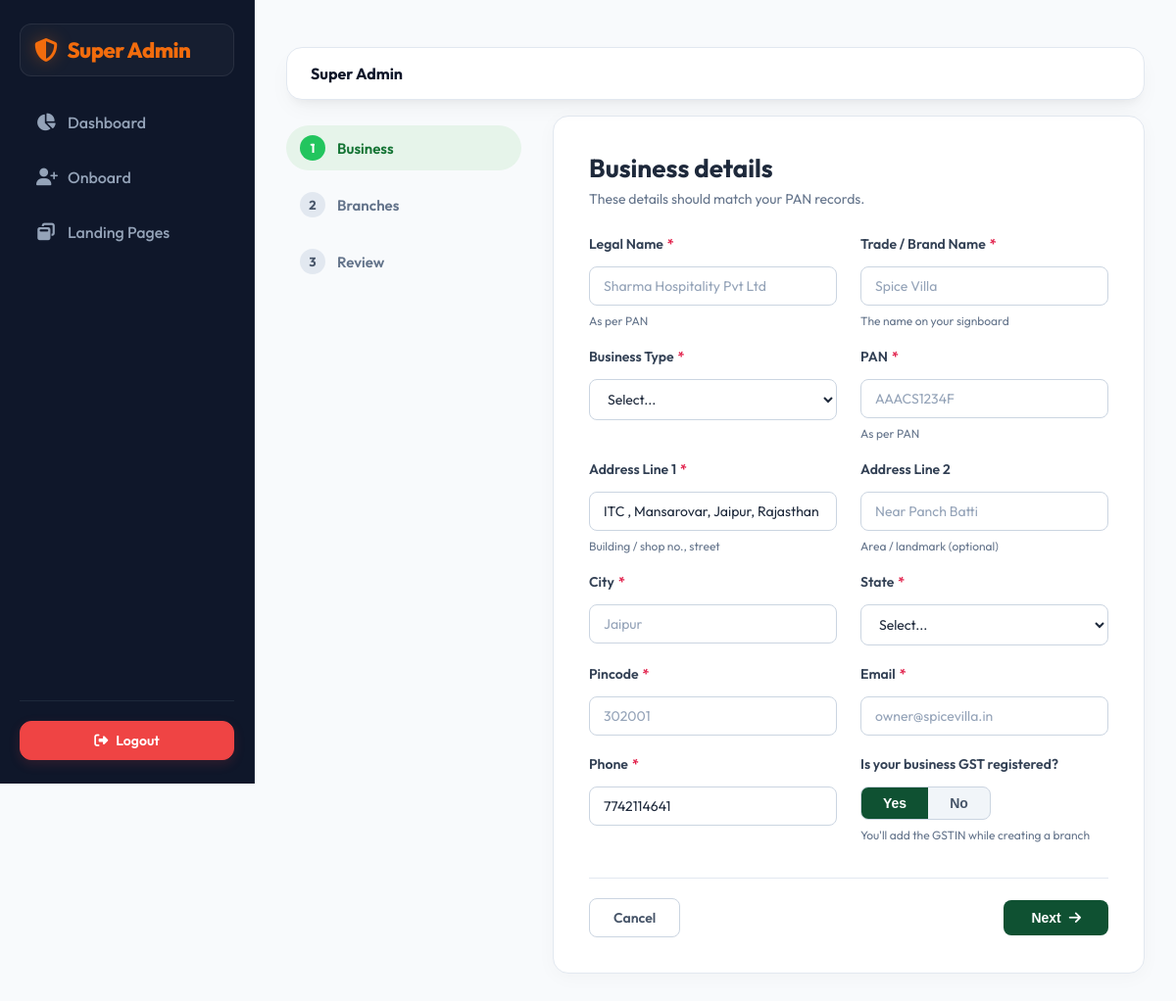
The app's page /super/restaurants/6/edit/ (signed in) with its own data.
### super_admin/models.py (models this page shows, shortened)
class Restaurant(models.Model):
    name = models.CharField(max_length=200, unique=True)
    slug = models.SlugField(max_length=220, unique=True, blank=True)
    address_line_1 = models.CharField(max_length=255, blank=True)
    address_line_2 = models.CharField(max_length=255, blank=True)
    city = models.CharField(max_length=100, blank=True)
    state = models.CharField(max_length=100, blank=True)
    pincode = models.CharField(max_length=20, blank=True)
    legal_name = models.CharField(max_length=255, blank=True)
    trade_name = models.CharField(max_length=255, blank=True)
    business_type = models.CharField(max_length=100, blank=True)
    pan = models.CharField(max_length=20, blank=True)
    cin_llpin = models.CharField(max_length=50, blank=True, verbose_name="CIN / LLPIN")
    is_gst_registered = models.BooleanField(default=False)
    email = models.EmailField(blank=True)
    mailing_address = models.TextField(blank=True)
    class GSTType(models.TextChoices):
        REGULAR = 'R', 'Regular'
        COMPOSITION = 'C', 'Composition'
        UNREGISTERED = 'U', 'Unregistered'
    gst_type = models.CharField(
        max_length=1,
        choices=GSTType.choices,
        default=GSTType.UNREGISTERED,
        verbose_name="GST Type"
    )
    phone = models.CharField(max_length=20, blank=True)
    is_active = models.BooleanField(default=True)
    created_at = models.DateTimeField(auto_now_add=True)
    updated_at = models.DateTimeField(auto_now=True)
    class Meta:
        ordering = ['name']

### super_admin/views.py (the view, shortened to what this page needs)
# urls.py: path('restaurants/<int:pk>/edit/', views.restaurant_edit, name='restaurant_edit'),
@superuser_required
def restaurant_edit(request, pk):
    restaurant = get_object_or_404(Restaurant, pk=pk)
    primary_ru = RestaurantUser.objects.filter(restaurant=restaurant, is_primary_admin=True).first()
    primary_user = primary_ru.user if primary_ru else None
    if request.method == 'POST':
        form = OnboardRestaurantForm(request.POST, instance=restaurant)
        branches_json = request.POST.get('branches_json', '[]')
        try:
            branches_data = json.loads(branches_json)
        except Exception:
            branches_data = []
        if form.is_valid():
            restaurant, ru = form.save(instance=restaurant, branches_data=branches_data)
            messages.success(request, f"Restaurant '{restaurant.name}' updated successfully.")
            return redirect('super_admin:dashboard')
    else:
        initial = {
            'legal_name': restaurant.legal_name,
            'trade_name': restaurant.trade_name,
            'business_type': restaurant.business_type,
            'pan': restaurant.pan,
            'cin_llpin': restaurant.cin_llpin,
            'restaurant_address_line_1': restaurant.address_line_1,
            'restaurant_address_line_2': restaurant.address_line_2,
            'restaurant_city': restaurant.city,
            'restaurant_state': restaurant.state,
            'restaurant_pincode': restaurant.pincode,
            'restaurant_email': restaurant.email,
            'restaurant_phone': restaurant.phone,
            'is_gst_registered': restaurant.is_gst_registered,
            'restaurant_is_active': restaurant.is_active,
        }
        if primary_user:
            initial.update({
                'admin_first_name': primary_user.first_name,
                'admin_last_name': primary_user.last_name,
                'admin_username': primary_user.username,
                'admin_email': primary_user.email,
            })
        form = OnboardRestaurantForm(initial=initial, instance=restaurant)
    existing_branches = []
    return render(request, 'super_admin/onboard.html', {
        'form': form,
        'is_edit': True,
        'restaurant': restaurant,
        'initial_branches_json': json.dumps(existing_branches),
    })

### restaurant_admin/context_processors.py (called while the page is built, shortened)
def restaurant_context(request):
    if not request.user.is_authenticated or not hasattr(request.user, 'restaurant_profile'):
        return {}

### super_admin/views.py (called while the page is built)
def superuser_required(view):
    return user_passes_test(lambda u: u.is_active and u.is_superuser)(view)

### super_admin/templates/super_admin/onboard.html (shortened to what this page needs)
{% extends 'super_admin/base.html' %}
{% block content %}
<div class="onboard-container">
  <div class="steps-nav">
    <div class="step-item active" id="nav-step-1" onclick="goToStep(1)">
      <span class="step-num" id="num-step-1">1</span>
      <span>Business</span>
    </div>
    <div class="step-item" id="nav-step-2" onclick="goToStep(2)">
      <span class="step-num" id="num-step-2">2</span>
      <span>Branches</span>
    </div>
    <div class="step-item" id="nav-step-3" onclick="goToStep(3)">
      <span class="step-num" id="num-step-3">3</span>
      <span>Review</span>
    </div>
  </div>
  <div class="onboard-card">
    <form method="post" id="onboard-form" action="{% url 'super_admin:onboard' %}">
      <div id="step-1-content" class="step-pane">
        <div class="step-header">
          <h2>Business details</h2>
          <p>These details should match your PAN records.</p>
        </div>
        <div class="form-grid">
          <div class="form-group">
            <label class="form-label">Legal Name <span class="req">*</span></label>
            <input type="text" class="form-input" name="legal_name" id="id_legal_name" placeholder="Sharma Hospitality Pvt Ltd" value="{{ form.legal_name.value|default:'' }}">
            <span class="form-hint">As per PAN</span>
          </div>
          <div class="form-group">
            <label class="form-label">Trade / Brand Name <span class="req">*</span></label>
            <input type="text" class="form-input" name="trade_name" id="id_trade_name" placeholder="Spice Villa" value="{{ form.trade_name.value|default:'' }}">
            <span class="form-hint">The name on your signboard</span>
          </div>
          <div class="form-group">
            <label class="form-label">Business Type <span class="req">*</span></label>
            <select class="form-select" name="business_type" id="id_business_type" onchange="updateBusinessTypeRules()">
              {% for val, label in form.fields.business_type.choices %}
                <option value="{{ val }}" {% if form.business_type.value == val %}selected{% endif %}>{{ label }}</option>
              {% endfor %}
            </select>
          </div>
          <div class="form-group">
            <label class="form-label">PAN <span class="req">*</span></label>
            <input type="text" class="form-input" name="pan" id="id_pan" maxlength="10" placeholder="AAACS1234F" style="text-transform: uppercase;" value="{{ form.pan.value|default:'' }}" oninput="updatePanRules()">
            <span class="form-hint" id="id_pan_hint">As per PAN</span>
          </div>
          <div class="form-group">
            <label class="form-label">Address Line 1 <span class="req">*</span></label>
            <input type="text" class="form-input" name="restaurant_address_line_1" id="id_restaurant_address_line_1" placeholder="12, MI Road" value="{{ form.restaurant_address_line_1.value|default:'' }}">
            <span class="form-hint">Building / shop no., street</span>
          </div>
          <div class="form-group">
            <label class="form-label">Address Line 2</label>
            <input type="text" class="form-input" name="restaurant_address_line_2" id="id_restaurant_address_line_2" placeholder="Near Panch Batti" value="{{ form.restaurant_address_line_2.value|default:'' }}">
            <span class="form-hint">Area / landmark (optional)</span>
          </div>
          <div class="form-group">
            <label class="form-label">City <span class="req">*</span></label>
            <input type="text" class="form-input" name="restaurant_city" id="id_restaurant_city" placeholder="Jaipur" value="{{ form.restaurant_city.value|default:'' }}">
          </div>
          <div class="form-group">
            <label class="form-label">State <span class="req">*</span></label>
            <select class="form-select" name="restaurant_state" id="id_restaurant_state">
              {% for val, label in form.fields.restaurant_state.choices %}
                <option value="{{ val }}" {% if form.restaurant_state.value == val %}selected{% endif %}>{{ label }}</option>
              {% endfor %}
            </select>
          </div>
          <div class="form-group">
            <label class="form-label">Pincode <span class="req">*</span></label>
            <input type="text" class="form-input" name="restaurant_pincode" id="id_restaurant_pincode" placeholder="302001" value="{{ form.restaurant_pincode.value|default:'' }}">
          </div>
          <div class="form-group">
            <label class="form-label">Email <span class="req">*</span></label>
            <input type="email" class="form-input" name="restaurant_email" id="id_restaurant_email" placeholder="owner@spicevilla.in" value="{{ form.restaurant_email.value|default:'' }}">
          </div>
          <div class="form-group">
            <label class="form-label">Phone <span class="req">*</span></label>
            <input type="text" class="form-input" name="restaurant_phone" id="id_restaurant_phone" placeholder="9876543210" value="{{ form.restaurant_phone.value|default:'' }}">
          </div>
          <div class="form-group">
            <label class="form-label">Is your business GST registered?</label>
            <div class="toggle-group" id="gst-main-toggle">
              <button type="button" class="toggle-btn active" onclick="setMainGst(true)">Yes</button>
              <button type="button" class="toggle-btn" onclick="setMainGst(false)">No</button>
            </div>
            <span class="form-hint">You'll add the GSTIN while creating a branch</span>
          </div>
        </div>
        <div class="step-actions">
          <a href="{% url 'super_admin:dashboard' %}" class="btn-back">Cancel</a>
          <button type="button" class="btn-next" onclick="validateAndGoToStep(2)">Next <i class="fa-solid fa-arrow-right"></i></button>
        </div>
      </div>
    </form>
  </div>
</div>
{% endblock %}

### super_admin/templates/super_admin/base.html (style rules this page uses)
:root { --bg: #f8fafc; --panel: #ffffff; --panel-hover: #f1f5f9; --muted: #64748b; --text: #0f172a; --primary: #f26c0d; --primary-hover: #d45d0a; --primary-light: rgba(242, 108, 13, 0.08); --success: #10b981; --success-light: rgba(16, 185, 129, 0.08); --danger: #ef4444; --danger-light: rgba(239, 68, 68, 0.08); --info: #3b82f6; --info-light: rgba(59, 130, 246, 0.08); --border: #e2e8f0; --shadow: 0 10px 25px -5px rgba(0, 0, 0, 0.05), 0 8px 10px -6px rgba(0, 0, 0, 0.05); --radius: 16px; --radius-sm: 8px; }
* { box-sizing: border-box; }
body { margin:0; background: var(--bg); color: var(--text); font-family: 'Outfit', sans-serif; }
a { color: var(--primary); text-decoration: none; transition: color 0.2s ease; }
label { font-size: 14px; font-weight: 600; color: #475569; margin-bottom: 8px; display:block; }
input, textarea, select { width:100%; background:#ffffff; color:var(--text); border:1.5px solid var(--border); border-radius:10px; padding:10px 14px; font-size:14px; font-family: inherit; transition: all 0.15s ease; }

### super_admin/templates/super_admin/onboard.html (style rules this page uses)
:root { --brand-primary: #0f5132; --brand-primary-hover: #0b3d26; --brand-accent-bg: #e6f4ea; --brand-accent-text: #137333; --border-color: #e2e8f0; --text-main: #1e293b; --text-muted: #64748b; --bg-light: #f8fafc; --danger-red: #dc2626; --dashed-border: #f87171; --dashed-bg: #fff5f5; }
.onboard-container { max-width: 1140px; margin: 20px auto; display: grid; grid-template-columns: 240px 1fr; gap: 32px; align-items: start; font-family: inherit; }
.steps-nav { display: flex; flex-direction: column; gap: 12px; background: transparent; padding-top: 10px; }
.step-item { display: flex; align-items: center; gap: 12px; padding: 10px 14px; border-radius: 24px; font-weight: 600; font-size: 15px; color: var(--text-muted); cursor: pointer; transition: all 0.2s ease; user-select: none; }
.step-item .step-num { width: 26px; height: 26px; border-radius: 50%; background: #e2e8f0; color: #475569; display: flex; align-items: center; justify-content: center; font-size: 13px; font-weight: 700; }
.step-item.active { background-color: var(--brand-accent-bg); color: var(--brand-accent-text); }
.step-item.active .step-num { background-color: #22c55e; color: #ffffff; }
.onboard-card { background: #ffffff; border: 1px solid var(--border-color); border-radius: 16px; padding: 36px; box-shadow: 0 4px 20px rgba(0, 0, 0, 0.03); }
.step-header { margin-bottom: 28px; }
.step-header h2 { font-size: 26px; font-weight: 700; color: var(--text-main); margin: 0 0 6px 0; }
.step-header p { font-size: 14px; color: var(--text-muted); margin: 0; }
.form-grid { display: grid; grid-template-columns: 1fr 1fr; gap: 20px 24px; }
.form-group { display: flex; flex-direction: column; gap: 6px; }
.form-label { font-size: 14px; font-weight: 600; color: #334155; display: flex; align-items: center; gap: 4px; }
.form-label .req { color: #e11d48; }
.form-input, .form-select { width: 100%; padding: 10px 14px; border: 1px solid #cbd5e1; border-radius: 8px; font-size: 14px; color: #1e293b; background-color: #ffffff; transition: border-color 0.15s ease, box-shadow 0.15s ease; box-sizing: border-box; }
.form-input::placeholder { color: #94a3b8; }
.form-hint { font-size: 12px; color: var(--text-muted); margin-top: 2px; }
.toggle-group { display: flex; gap: 0; border: 1px solid #cbd5e1; border-radius: 8px; overflow: hidden; width: fit-content; background: #f1f5f9; }
.toggle-btn { padding: 8px 22px; border: none; background: transparent; font-size: 14px; font-weight: 600; color: #475569; cursor: pointer; transition: all 0.15s ease; }
.toggle-btn.active { background-color: #0f5132; color: #ffffff; }
.step-actions { display: flex; justify-content: space-between; align-items: center; margin-top: 36px; padding-top: 20px; border-top: 1px solid var(--border-color); }
.btn-next, .btn-submit-final { background-color: var(--brand-primary); color: #ffffff; border: none; padding: 10px 28px; border-radius: 8px; font-weight: 600; font-size: 14px; cursor: pointer; display: inline-flex; align-items: center; gap: 8px; transition: background 0.15s ease; }
.btn-back { background: transparent; border: 1px solid #cbd5e1; color: #475569; padding: 10px 24px; border-radius: 8px; font-weight: 600; font-size: 14px; cursor: pointer; transition: all 0.15s ease; }

### records on screen
Restaurant: restaurant_address_line_1 "ITC , Mansarovar, Jaipur, Rajasthan", restaurant_phone "7742114641"

### other values on screen
form field business_type "Select..."
form field restaurant_state "Select..."
